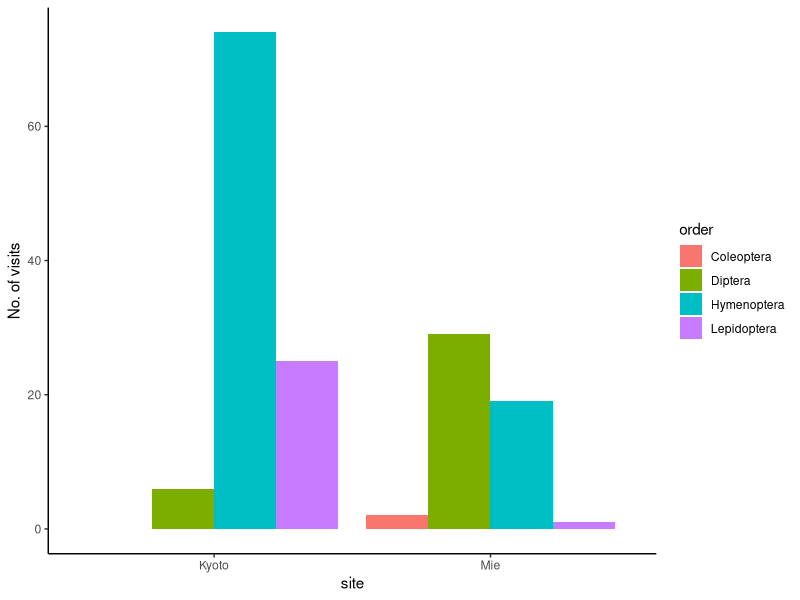
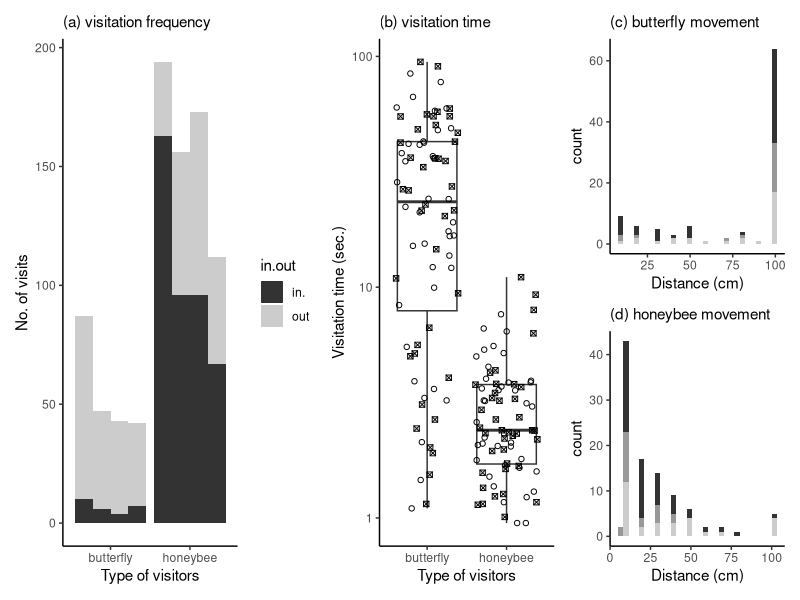

Here is the R script that generated these plots, in order:
library(tidyverse)
library(patchwork)

# Figure 2. two sites
d0 = read.csv("./data/two_sites_data.csv")
d02 = gather(d0,c("Lepidoptera","Hymenoptera","Diptera","Coleoptera"),key="order",value="count")
p0 = ggplot(data=d02,aes(y=count,x=site,fill=order)) + geom_bar(stat="identity",position=position_dodge()) + 
  theme_classic() + ylab("No. of visits")
ggsave(p0,filename="./figures/two_sites.pdf",width=5,height=3)

# Figure 3. visiting patterns
d1 = read.csv("./data/frequency_data.csv")
d12 = gather(d1,c("out","in."),key="in.out",value="count")
p1 = ggplot(data=d12,mapping=aes(y=count,x=type,fill=in.out,group=date)) + 
  geom_bar(stat="identity",position=position_dodge()) + 
  ylab("No. of visits") + xlab("Type of visitors") +
  scale_fill_grey() + theme_classic() + labs(subtitle="(a) visitation frequency")

d2 = read.csv("./data/time_data.csv")
d22 = gather(d2,c("honeybee","butterfly"),key="type",value="sec")
p2 = ggplot(data=d22,mapping=aes(y=sec,x=type)) + geom_boxplot() + 
  ylab("Visitation time (sec.)") + xlab("Type of visitors") + labs(subtitle="(b) visitation time") +
  scale_y_log10() + geom_jitter(pch=as.numeric(substr(d22$date,1,1))) + theme_classic()

d3 = read.csv("./data/distance_data.csv")
d3$honeybee[d3$honeybee==">100"] = 100
d3$butterfly[d3$butterfly==">100"] = 100
d3$honeybee = as.numeric(d3$honeybee)
d3$butterfly = as.numeric(d3$butterfly)
p32 = ggplot(data=d3,aes(x=butterfly,fill=date)) + geom_histogram() +
  xlab("Distance (cm)") + labs(subtitle="(c) butterfly movement") + scale_fill_grey() + theme_classic() + theme(legend.position = "none")
p31 = ggplot(data=d3,aes(x=honeybee,fill=date)) + geom_histogram() +
  xlab("Distance (cm)") + labs(subtitle="(d) honeybee movement") + scale_fill_grey() + theme_classic() + theme(legend.position = "none")

p23 = p1 | p2 | (p32 / p31)
ggsave(p23,filename="./figures/visit_patterns.pdf",width=9,height=4)
